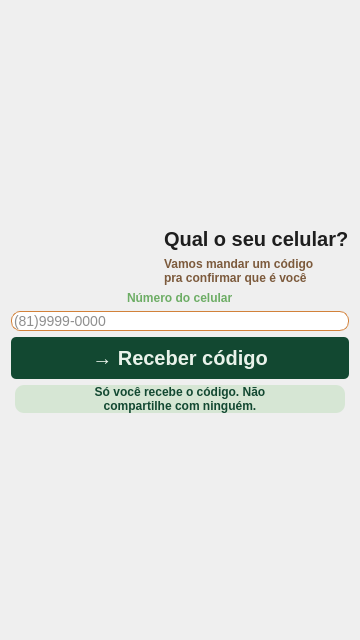
<?xml version="1.0" encoding="UTF-8"?>
<ui version="4.0">
 <class>Form</class>
 <widget class="QWidget" name="Form">
  <property name="geometry">
   <rect>
    <x>0</x>
    <y>0</y>
    <width>360</width>
    <height>640</height>
   </rect>
  </property>
  <property name="minimumSize">
   <size>
    <width>360</width>
    <height>640</height>
   </size>
  </property>
  <property name="maximumSize">
   <size>
    <width>360</width>
    <height>640</height>
   </size>
  </property>
  <property name="windowTitle">
   <string>Form</string>
  </property>
  <property name="styleSheet">
   <string notr="true">QLabel{
	font-family: &quot;Roboto Flex&quot;;
}

QPushButton{
	background-color:#124831;
	color:#E9F2EA;
	font-family:&quot;Roboto Flex&quot;;
	font-weight:600;
	font-size:20px;
	border-radius:5px;
	padding:9px;
}

QPushButton:hover{
	background-color:#003619;
}

QLineEdit{
	border: 1px solid #D2813A;
	color: #1E1E1E;
	background-color: #FFFFFF;
	border-radius: 9px;
	font-size: 14px;
}

QLabel#welcome_label{
	font-family:&quot;Roboto Flex&quot;;
	font-weight:600;
	font-size:48px;
	color:#124831;
}

QLabel#question_label{
	font-family:&quot;Roboto Flex&quot;;
	font-weight:600;
	font-size:20px;
	color: #1E1E1E;
}

QLabel#code_label{
	font-family:&quot;Roboto Flex&quot;;
	font-weight:500;
	font-size:12px;
	color: #7C5A3C;
}

QLabel#phone_number_label{
	font-weight:800;
	color: #6DAD65;
}

QLabel#message_label{
	font-family:&quot;Roboto Flex&quot;;
	font-weight:600;
	font-size:12px;
	color:#124831;
	background-color:#D6E6D4;
	border-radius:9px;
}</string>
  </property>
  <layout class="QVBoxLayout" name="verticalLayout_2">
   <item>
    <layout class="QVBoxLayout" name="verticalLayout">
     <item>
      <layout class="QHBoxLayout" name="horizontalLayout">
       <item>
        <widget class="QLabel" name="phone_logo">
         <property name="sizePolicy">
          <sizepolicy hsizetype="Preferred" vsizetype="Maximum">
           <horstretch>0</horstretch>
           <verstretch>0</verstretch>
          </sizepolicy>
         </property>
         <property name="text">
          <string/>
         </property>
         <property name="textFormat">
          <enum>Qt::TextFormat::AutoText</enum>
         </property>
         <property name="pixmap">
          <pixmap>images/phone-icon.png</pixmap>
         </property>
        </widget>
       </item>
       <item>
        <layout class="QVBoxLayout" name="verticalLayout_5">
         <item>
          <widget class="QLabel" name="question_label">
           <property name="sizePolicy">
            <sizepolicy hsizetype="Preferred" vsizetype="Maximum">
             <horstretch>0</horstretch>
             <verstretch>0</verstretch>
            </sizepolicy>
           </property>
           <property name="text">
            <string>Qual o seu celular?</string>
           </property>
          </widget>
         </item>
         <item>
          <widget class="QLabel" name="code_label">
           <property name="sizePolicy">
            <sizepolicy hsizetype="Preferred" vsizetype="Maximum">
             <horstretch>0</horstretch>
             <verstretch>0</verstretch>
            </sizepolicy>
           </property>
           <property name="text">
            <string>Vamos mandar um código pra confirmar que é você</string>
           </property>
          </widget>
         </item>
        </layout>
       </item>
      </layout>
     </item>
     <item alignment="Qt::AlignmentFlag::AlignHCenter">
      <widget class="QLabel" name="phone_number_label">
       <property name="sizePolicy">
        <sizepolicy hsizetype="Maximum" vsizetype="Maximum">
         <horstretch>0</horstretch>
         <verstretch>0</verstretch>
        </sizepolicy>
       </property>
       <property name="text">
        <string>Número do celular</string>
       </property>
      </widget>
     </item>
     <item>
      <widget class="QLineEdit" name="phone_lineedit">
       <property name="placeholderText">
        <string>(81)9999-0000</string>
       </property>
      </widget>
     </item>
     <item>
      <widget class="QPushButton" name="receive_code_button">
       <property name="text">
        <string>→ Receber código</string>
       </property>
       <property name="icon">
        <iconset>
         <normaloff>../../.designer/backup/images/leaves-icon.png</normaloff>../../.designer/backup/images/leaves-icon.png</iconset>
       </property>
      </widget>
     </item>
     <item alignment="Qt::AlignmentFlag::AlignHCenter">
      <widget class="QLabel" name="message_label">
       <property name="sizePolicy">
        <sizepolicy hsizetype="Expanding" vsizetype="Maximum">
         <horstretch>0</horstretch>
         <verstretch>0</verstretch>
        </sizepolicy>
       </property>
       <property name="minimumSize">
        <size>
         <width>330</width>
         <height>0</height>
        </size>
       </property>
       <property name="layoutDirection">
        <enum>Qt::LayoutDirection::LeftToRight</enum>
       </property>
       <property name="text">
        <string>Só você recebe o código. Não &lt;br /&gt;compartilhe com ninguém.</string>
       </property>
       <property name="textFormat">
        <enum>Qt::TextFormat::AutoText</enum>
       </property>
       <property name="scaledContents">
        <bool>false</bool>
       </property>
       <property name="alignment">
        <set>Qt::AlignmentFlag::AlignCenter</set>
       </property>
      </widget>
     </item>
    </layout>
   </item>
  </layout>
 </widget>
 <resources/>
 <connections/>
</ui>
